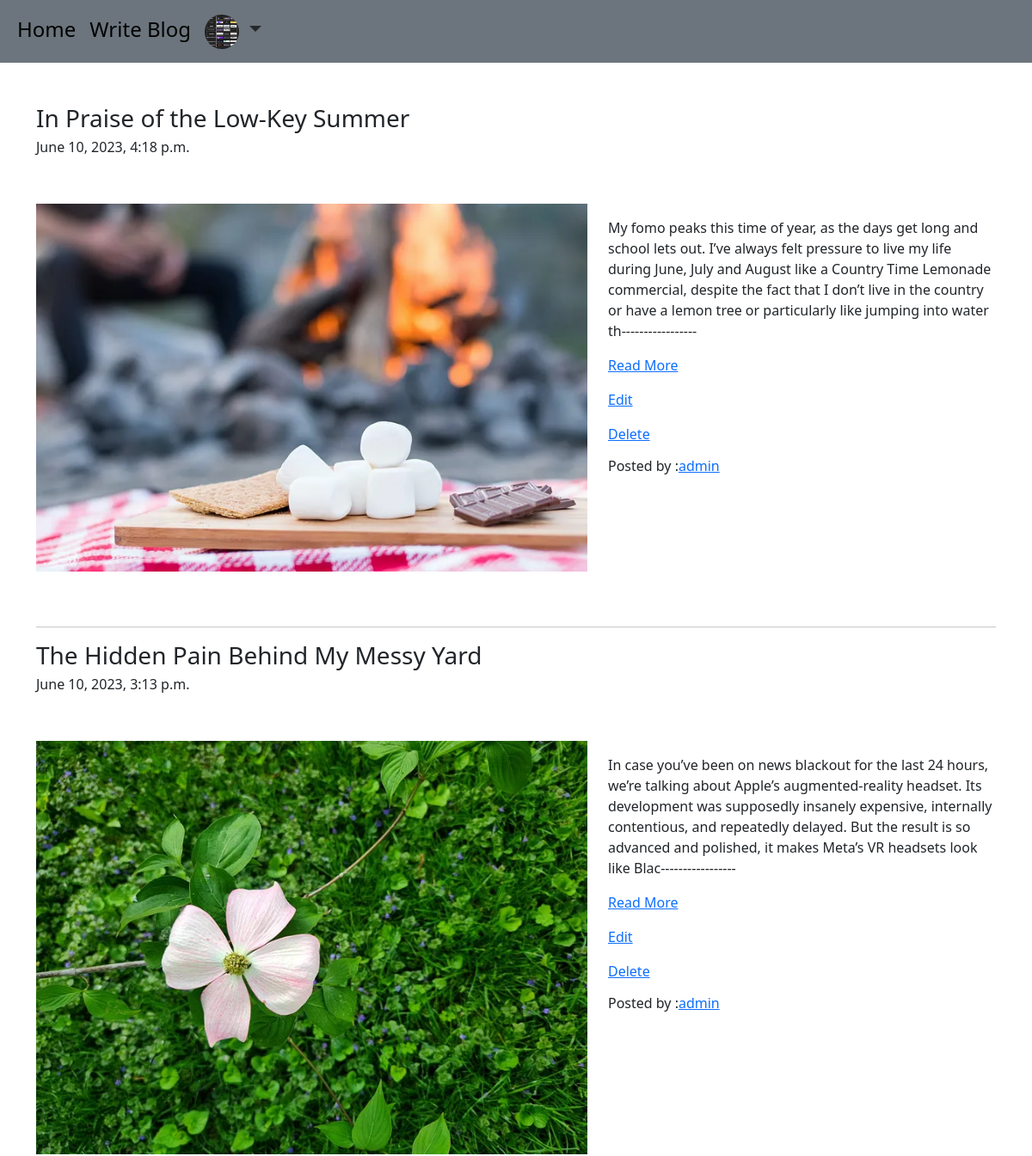
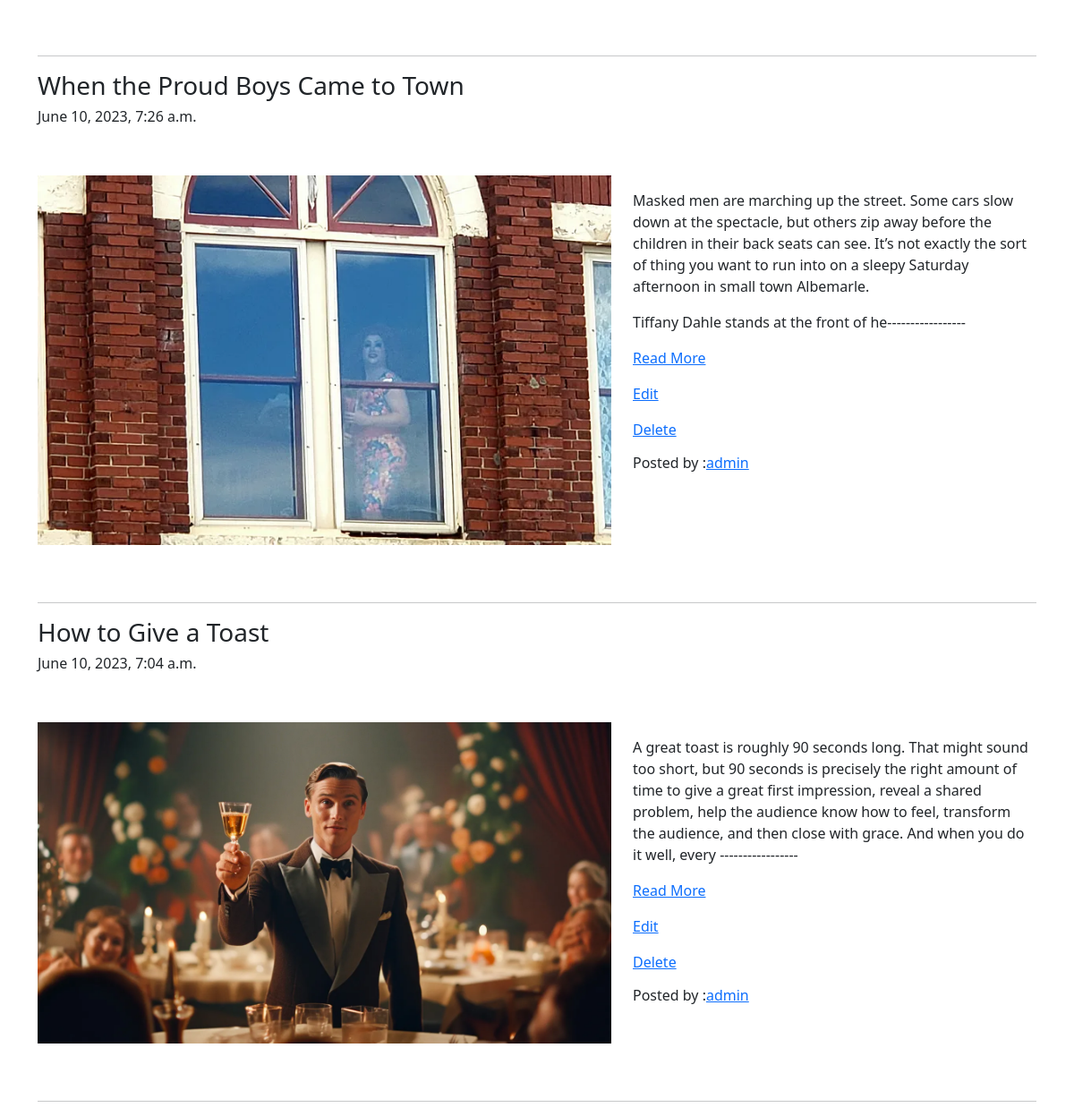
Page /blog/myblog/ (signed in) on the committed database (2 pictures, top to bottom).
### login/models.py (models this page shows, shortened)
class UserProfile(models.Model):
    user = models.OneToOneField(
        User, on_delete=models.CASCADE, related_name='user_all_profile')
    profile_pic = models.ImageField(
        upload_to='profile_pic')

### blog/models.py (models this page shows, shortened)
class Blog(models.Model):
    author = models.ForeignKey(
        User, on_delete=models.CASCADE, related_name='author_blog')
    blog_title = models.CharField(max_length=255)
    blog_content = models.TextField(verbose_name='What is Your mind ?')
    slug = models.SlugField(max_length=1000, unique=True)
    blog_image = models.ImageField(upload_to='blog_img')
    publish_at = models.DateTimeField(auto_now_add=True)
    update_at = models.DateTimeField(auto_now=True)
    class Meta:
        ordering=['-publish_at']

### blog/views.py (the view)
# urls.py: path('myblog/', views.MyBlog.as_view(), name='myblog'),
class MyBlog(LoginRequiredMixin, TemplateView):
    template_name = 'blog/myblog.html'

### blog/templatetags/custom_filters.py (called while the page is built)
def range_filter(value):
    return value[0:300]+'-----------------'

### blog/templates/blog/myblog.html (shortened to what this page needs)
{% extends 'base.html' %}
{% load custom_filters %}
{% block body_block %}
{% for blog in user.author_blog.all %}
<h3>{{ blog.blog_title }}</h3>
<h6>{{blog.publish_at}}</h6>
<div class="row py-5">
    <div class="col-7">
        <img src="/media/{{blog.blog_image}}" title="{{blog.blog_title}}" width="100%">
    </div>
    <div class="col-5">
        <p>{{blog.blog_content|range_filter|linebreaks}}<a href="{% url 'blog:details' id=blog.pk %}">Read More</a></p>
        <p><a href="{% url 'blog:editblog' pk=blog.pk %}">Edit</a></p>
        <p><a href="{% url 'blog:delete' pk=blog.pk %}">Delete</a></p>
        <h6>Posted by :<a href="{% url 'blog:author_details' pk=blog.author.pk%}">{{blog.author}}</a></h6>
    </div>
</div>
<hr>
{% endfor %}
{% endblock body_block %}

### templates/base.html (shortened to what this page needs)
<!doctype html>
<html lang="en">
<head>
    <link href="https://cdn.jsdelivr.net/npm/bootstrap@5.3.0/dist/css/bootstrap.min.css" rel="stylesheet"
>
</head>
<body>
    <nav class="navbar navbar-expand-lg bg-secondary">
        <div class="container-fluid">
            <div class="collapse navbar-collapse" id="navbarNavDropdown">
                <ul class="navbar-nav fs-4">
                    <li class="nav-item">
                        <a class="nav-link active" aria-current="page" href="{% url 'blog:blog_list' %}">Home</a>
                    </li>
                    {% if user.is_authenticated %}
                    <li class="nav-item">
                        <a class="nav-link active" aria-current="page" href="{% url 'blog:write_blog' %}">Write Blog</a>
                    </li>
                    <li class="nav-item dropdown">
                        {% if user.user_all_profile %}
                        <a class="nav-link dropdown-toggle" href="#" role="button" data-bs-toggle="dropdown"
                            aria-expanded="false">
                            <img src="/media/{{user.user_all_profile.profile_pic}}" alt="" width="40" height="40"
                                class="rounded-circle">
                        </a>
                        {% else %}
                        <a class="nav-link dropdown-toggle" href="#" role="button" data-bs-toggle="dropdown"
                            aria-expanded="false">
                            <img src="/media/profile_pic/default.avif" alt="" width="40" height="40"
                                class="rounded-circle">
                        </a>
                        {% endif %}
                    </li>
                    {% endif %}
                </ul>
            </div>
        </div>
    </nav>
    <div class="container mt-5">
        {% block body_block %}
        {% endblock body_block %}
    </div>
</body>
</html>

### rows in the picture
Blog: blog_title "In Praise of the Low-Key Summer", publish_at "June 10, 2023, 4:18 p.m.", blog_image (picture), blog_content|range_filter "My fomo peaks this time of year, as the days get long and school lets out. I’ve always felt pressure to live my life during June, July and August like a Country Time Lemonade commercial, despite the fact that I don’t live in the country or have a lemon tree or particularly like jumping into water th-----------------", author "admin"
Blog: blog_title "The Hidden Pain Behind My Messy Yard", publish_at "June 10, 2023, 3:13 p.m.", blog_image (picture), blog_content|range_filter "In case you’ve been on news blackout for the last 24 hours, we’re talking about Apple’s augmented-reality headset. Its development was supposedly insanely expensive, internally contentious, and repeatedly delayed. But the result is so advanced and polished, it makes Meta’s VR headsets look like Blac-----------------", author "admin"
Blog: blog_title "When the Proud Boys Came to Town", publish_at "June 10, 2023, 7:26 a.m.", blog_image (picture), blog_content|range_filter "Masked men are marching up the street. Some cars slow down at the spectacle, but others zip away before the children in their back seats can see. It’s not exactly the sort of thing you want to run into on a sleepy Saturday afternoon in small town Albemarle. Tiffany Dahle stands at the front of he-----------------", author "admin"
Blog: blog_title "How to Give a Toast", publish_at "June 10, 2023, 7:04 a.m.", blog_image (picture), blog_content|range_filter "A great toast is roughly 90 seconds long. That might sound too short, but 90 seconds is precisely the right amount of time to give a great first impression, reveal a shared problem, help the audience know how to feel, transform the audience, and then close with grace. And when you do it well, every -----------------", author "admin"
